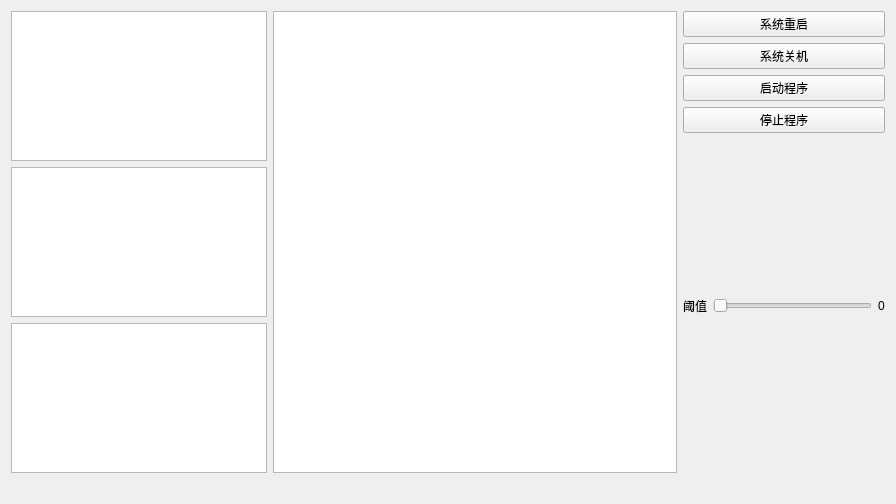
<?xml version="1.0" encoding="UTF-8"?>
<ui version="4.0">
 <author>Neolux Lee</author>
 <class>Form</class>
 <widget class="QWidget" name="Form">
  <property name="geometry">
   <rect>
    <x>0</x>
    <y>0</y>
    <width>896</width>
    <height>504</height>
   </rect>
  </property>
  <property name="windowTitle">
   <string>Form</string>
  </property>
  <layout class="QGridLayout" name="gridLayout">
   <item row="0" column="2">
    <layout class="QHBoxLayout" name="winRoot" stretch="0,2,1">
     <item>
      <layout class="QVBoxLayout" name="viewDisplay">
       <item>
        <widget class="QGraphicsView" name="imageOrig"/>
       </item>
       <item>
        <widget class="QGraphicsView" name="imageProc"/>
       </item>
       <item>
        <widget class="QPlainTextEdit" name="textLogging"/>
       </item>
      </layout>
     </item>
     <item>
      <layout class="QVBoxLayout" name="viewCustom">
       <item>
        <widget class="QPlainTextEdit" name="textCustom"/>
       </item>
      </layout>
     </item>
     <item>
      <layout class="QVBoxLayout" name="viewControl" stretch="0,0">
       <item>
        <layout class="QVBoxLayout" name="viewBtns">
         <item>
          <widget class="QPushButton" name="btnReboot">
           <property name="text">
            <string>系统重启</string>
           </property>
          </widget>
         </item>
         <item>
          <widget class="QPushButton" name="btnPoweroff">
           <property name="text">
            <string>系统关机</string>
           </property>
          </widget>
         </item>
         <item>
          <widget class="QPushButton" name="btnStart">
           <property name="text">
            <string>启动程序</string>
           </property>
          </widget>
         </item>
         <item>
          <widget class="QPushButton" name="btnStop">
           <property name="text">
            <string>停止程序</string>
           </property>
          </widget>
         </item>
        </layout>
       </item>
       <item>
        <layout class="QHBoxLayout" name="viewValue">
         <item>
          <widget class="QLabel" name="lblThres">
           <property name="text">
            <string>阈值</string>
           </property>
          </widget>
         </item>
         <item>
          <widget class="QSlider" name="sldThres">
           <property name="orientation">
            <enum>Qt::Orientation::Horizontal</enum>
           </property>
          </widget>
         </item>
         <item>
          <widget class="QLabel" name="lblThresValue">
           <property name="text">
            <string>0</string>
           </property>
          </widget>
         </item>
        </layout>
       </item>
      </layout>
     </item>
    </layout>
   </item>
   <item row="1" column="2">
    <layout class="QVBoxLayout" name="viewStatus">
     <item>
      <widget class="QLabel" name="lblStatus">
       <property name="text">
        <string/>
       </property>
      </widget>
     </item>
    </layout>
   </item>
  </layout>
 </widget>
 <resources/>
 <connections/>
</ui>
